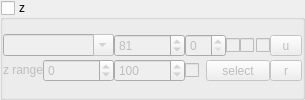
    <widget class="QGroupBox" name="groupBox_3">
     <property name="sizePolicy">
      <sizepolicy hsizetype="Preferred" vsizetype="Preferred">
       <horstretch>0</horstretch>
       <verstretch>0</verstretch>
      </sizepolicy>
     </property>
     <property name="title">
      <string>z</string>
     </property>
     <property name="checkable">
      <bool>true</bool>
     </property>
     <property name="checked">
      <bool>false</bool>
     </property>
     <layout class="QVBoxLayout" name="verticalLayout_5">
      <property name="spacing">
       <number>0</number>
      </property>
      <property name="leftMargin">
       <number>0</number>
      </property>
      <property name="topMargin">
       <number>0</number>
      </property>
      <property name="rightMargin">
       <number>0</number>
      </property>
      <property name="bottomMargin">
       <number>0</number>
      </property>
      <item>
       <layout class="QGridLayout" name="gridLayout_2">
        <property name="horizontalSpacing">
         <number>0</number>
        </property>
        <property name="verticalSpacing">
         <number>2</number>
        </property>
        <item row="1" column="9">
         <widget class="QToolButton" name="toolButtonSetZAxis">
          <property name="enabled">
           <bool>false</bool>
          </property>
          <property name="sizePolicy">
           <sizepolicy hsizetype="Fixed" vsizetype="Fixed">
            <horstretch>0</horstretch>
            <verstretch>0</verstretch>
           </sizepolicy>
          </property>
          <property name="minimumSize">
           <size>
            <width>32</width>
            <height>0</height>
           </size>
          </property>
          <property name="toolTip">
           <string>&lt;html&gt;&lt;head/&gt;&lt;body&gt;&lt;p&gt;Update default axis range.&lt;/p&gt;&lt;p&gt;To save current default axis settings use the Settings-&amp;gt;Save Menu.&lt;/p&gt;&lt;/body&gt;&lt;/html&gt;</string>
          </property>
          <property name="text">
           <string>u</string>
          </property>
         </widget>
        </item>
        <item row="1" column="5">
         <widget class="QCheckBox" name="checkBoxNormZ">
          <property name="sizePolicy">
           <sizepolicy hsizetype="Fixed" vsizetype="Fixed">
            <horstretch>0</horstretch>
            <verstretch>0</verstretch>
           </sizepolicy>
          </property>
          <property name="minimumSize">
           <size>
            <width>0</width>
            <height>0</height>
           </size>
          </property>
          <property name="toolTip">
           <string>Normalized density</string>
          </property>
          <property name="text">
           <string/>
          </property>
         </widget>
        </item>
        <item row="1" column="8">
         <widget class="QCheckBox" name="checkBoxAutoScaleZ">
          <property name="sizePolicy">
           <sizepolicy hsizetype="Fixed" vsizetype="Fixed">
            <horstretch>0</horstretch>
            <verstretch>0</verstretch>
           </sizepolicy>
          </property>
          <property name="minimumSize">
           <size>
            <width>0</width>
            <height>0</height>
           </size>
          </property>
          <property name="toolTip">
           <string>If checked the axis is changed and no default scale is defined the axis scale is updated.</string>
          </property>
          <property name="text">
           <string/>
          </property>
          <property name="checked">
           <bool>false</bool>
          </property>
         </widget>
        </item>
        <item row="1" column="0" colspan="2">
         <widget class="QComboBox" name="comboBoxSelZ">
          <property name="sizePolicy">
           <sizepolicy hsizetype="Expanding" vsizetype="Fixed">
            <horstretch>0</horstretch>
            <verstretch>0</verstretch>
           </sizepolicy>
          </property>
          <property name="editable">
           <bool>true</bool>
          </property>
         </widget>
        </item>
        <item row="2" column="2">
         <widget class="QSpinBox" name="spinBoxZmax">
          <property name="sizePolicy">
           <sizepolicy hsizetype="Expanding" vsizetype="Fixed">
            <horstretch>1</horstretch>
            <verstretch>0</verstretch>
           </sizepolicy>
          </property>
          <property name="toolTip">
           <string>Z axis maximum value</string>
          </property>
          <property name="minimum">
           <number>-1000000</number>
          </property>
          <property name="maximum">
           <number>1000000</number>
          </property>
          <property name="value">
           <number>100</number>
          </property>
         </widget>
        </item>
        <item row="1" column="2">
         <widget class="QSpinBox" name="spinBoxBin1DZ">
          <property name="toolTip">
           <string>Number of 1D bins.</string>
          </property>
          <property name="minimum">
           <number>1</number>
          </property>
          <property name="maximum">
           <number>999</number>
          </property>
          <property name="value">
           <number>81</number>
          </property>
         </widget>
        </item>
        <item row="1" column="6">
         <widget class="QCheckBox" name="checkBoxLogZ">
          <property name="sizePolicy">
           <sizepolicy hsizetype="Fixed" vsizetype="Fixed">
            <horstretch>0</horstretch>
            <verstretch>0</verstretch>
           </sizepolicy>
          </property>
          <property name="minimumSize">
           <size>
            <width>0</width>
            <height>0</height>
           </size>
          </property>
          <property name="toolTip">
           <string>Logarithmic axis</string>
          </property>
          <property name="text">
           <string/>
          </property>
         </widget>
        </item>
        <item row="2" column="1">
         <widget class="QSpinBox" name="spinBoxZmin">
          <property name="sizePolicy">
           <sizepolicy hsizetype="Expanding" vsizetype="Fixed">
            <horstretch>1</horstretch>
            <verstretch>0</verstretch>
           </sizepolicy>
          </property>
          <property name="toolTip">
           <string>Z axis minimum value</string>
          </property>
          <property name="minimum">
           <number>-1000000</number>
          </property>
          <property name="maximum">
           <number>1000000</number>
          </property>
          <property name="value">
           <number>0</number>
          </property>
         </widget>
        </item>
        <item row="2" column="0">
         <widget class="QLabel" name="label_7">
          <property name="sizePolicy">
           <sizepolicy hsizetype="Fixed" vsizetype="Fixed">
            <horstretch>0</horstretch>
            <verstretch>0</verstretch>
           </sizepolicy>
          </property>
          <property name="text">
           <string>z range</string>
          </property>
         </widget>
        </item>
        <item row="2" column="4" colspan="5">
         <widget class="QToolButton" name="toolButtonAddSelection">
          <property name="sizePolicy">
           <sizepolicy hsizetype="Minimum" vsizetype="Fixed">
            <horstretch>0</horstretch>
            <verstretch>0</verstretch>
           </sizepolicy>
          </property>
          <property name="toolTip">
           <string>Add a new selection range to the selection list.</string>
          </property>
          <property name="layoutDirection">
           <enum>Qt::RightToLeft</enum>
          </property>
           <property name="text">
            <string>select</string>
           </property>
         </widget>
        </item>
        <item row="2" column="9">
         <widget class="QToolButton" name="toolButtonAutoZ">
          <property name="sizePolicy">
           <sizepolicy hsizetype="Minimum" vsizetype="Fixed">
            <horstretch>0</horstretch>
            <verstretch>0</verstretch>
           </sizepolicy>
          </property>
          <property name="text">
           <string>r</string>
          </property>
         </widget>
        </item>
        <item row="2" column="3">
         <widget class="QCheckBox" name="checkBoxDynamicSelection">
          <property name="toolTip">
           <string>Limit histograms to overlay selection, dynamic</string>
          </property>
          <property name="text">
           <string/>
          </property>
         </widget>
        </item>
        <item row="1" column="3" colspan="2">
         <widget class="QSpinBox" name="spinBoxBin2DZ">
          <property name="enabled">
           <bool>false</bool>
          </property>
         </widget>
        </item>
       </layout>
      </item>
      <item>
       <layout class="QVBoxLayout" name="verticalLayout_4">
        <property name="spacing">
         <number>0</number>
        </property>
        <property name="sizeConstraint">
         <enum>QLayout::SetDefaultConstraint</enum>
        </property>
       </layout>
      </item>
     </layout>
    </widget>
